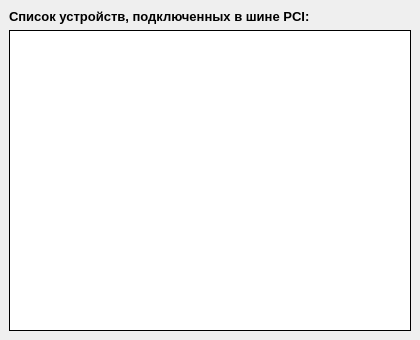
<?xml version="1.0" encoding="UTF-8"?>
<ui version="4.0">
 <class>MainWindow</class>
 <widget class="QMainWindow" name="MainWindow">
  <property name="geometry">
   <rect>
    <x>0</x>
    <y>0</y>
    <width>420</width>
    <height>340</height>
   </rect>
  </property>
  <property name="windowTitle">
   <string>PCI Info</string>
  </property>
  <widget class="QWidget" name="centralwidget">
   <layout class="QVBoxLayout" name="verticalLayout">
    <item>
     <widget class="QLabel" name="label">
      <property name="font">
       <font>
        <pointsize>10</pointsize>
        <bold>true</bold>
       </font>
      </property>
      <property name="text">
       <string>Список устройств, подключенных в шине PCI:</string>
      </property>
     </widget>
    </item>
    <item>
     <widget class="QTableView" name="tableView">
      <property name="font">
       <font>
        <pointsize>10</pointsize>
        <bold>true</bold>
       </font>
      </property>
      <property name="layoutDirection">
       <enum>Qt::LayoutDirection::LeftToRight</enum>
      </property>
      <property name="frameShape">
       <enum>QFrame::Shape::Box</enum>
      </property>
      <property name="frameShadow">
       <enum>QFrame::Shadow::Plain</enum>
      </property>
      <property name="editTriggers">
       <set>QAbstractItemView::EditTrigger::NoEditTriggers</set>
      </property>
      <property name="selectionMode">
       <enum>QAbstractItemView::SelectionMode::NoSelection</enum>
      </property>
     </widget>
    </item>
   </layout>
  </widget>
 </widget>
 <resources/>
 <connections/>
</ui>
